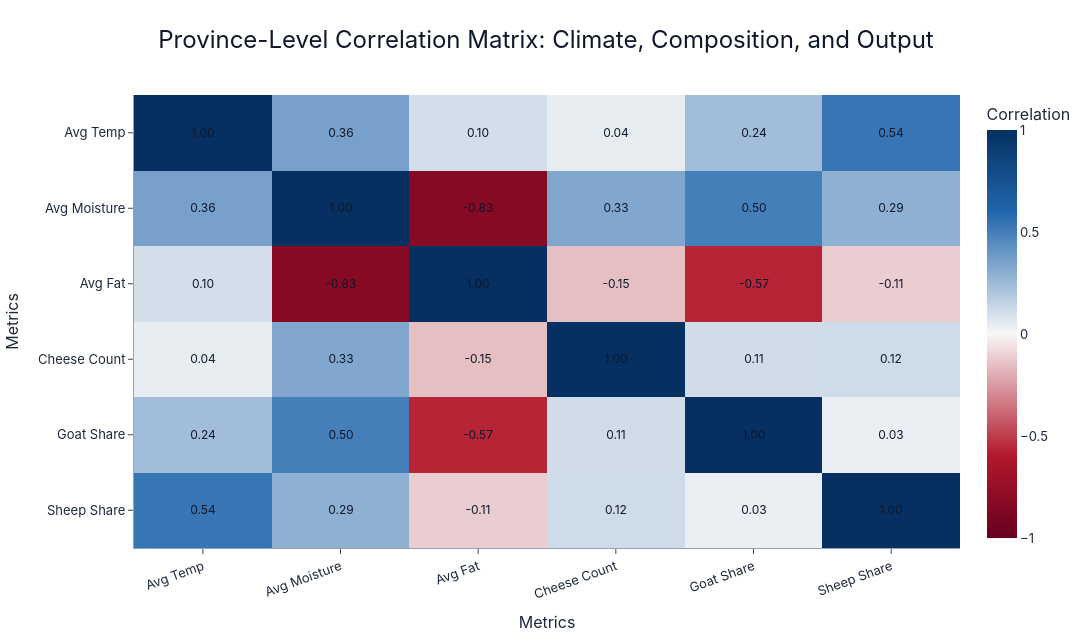

Notebook code for this chart:
### Markdown cell above
## Visualization 3 (Bonus): Advanced Pattern Diagnostics
### Correlation Heatmap (Province-Level Feature Relationships)

- This chart moves from product-level records to **province-level aggregates**.
- It highlights structural relationships among climate, moisture, estimated fat intensity, and product volume.

### Code cell
province_metrics = (
    analysis_df.groupby(["Province", "ProvinceCode"], as_index=False)
    .agg(
        AvgTemperatureC=("AverageAnnualTemperature", "mean"),
        AvgMoisturePct=("MoisturePercent", "mean"),
        AvgFatPct=("FatPercentEstimate", "mean"),
        CheeseCount=("CheeseId", "count"),
        GoatShare=("MilkTypeGroup", lambda s: (s == "Goat").mean()),
        SheepShare=("MilkTypeGroup", lambda s: (s == "Sheep").mean()),
    )
)

corr_cols = [
    "AvgTemperatureC",
    "AvgMoisturePct",
    "AvgFatPct",
    "CheeseCount",
    "GoatShare",
    "SheepShare",
]
label_map = {
    "AvgTemperatureC": "Avg Temp",
    "AvgMoisturePct": "Avg Moisture",
    "AvgFatPct": "Avg Fat",
    "CheeseCount": "Cheese Count",
    "GoatShare": "Goat Share",
    "SheepShare": "Sheep Share",
}

corr_matrix = province_metrics[corr_cols].corr().rename(index=label_map, columns=label_map).round(3)

fig3 = go.Figure(
    data=go.Heatmap(
        z=corr_matrix.values,
        x=corr_matrix.columns,
        y=corr_matrix.index,
        colorscale=[
            [0.0, "#67001f"],
            [0.2, "#b2182b"],
            [0.5, "#f7f7f7"],
            [0.8, "#2166ac"],
            [1.0, "#053061"],
        ],
        zmin=-1,
        zmax=1,
        zmid=0,
        text=corr_matrix.values,
        texttemplate="%{text:.2f}",
        textfont={"size": 12, "color": "#0f172a"},
        hovertemplate="%{y} vs %{x}: %{z:.3f}<extra></extra>",
        colorbar=dict(title="Correlation", tickvals=[-1, -0.5, 0, 0.5, 1]),
    )
)

fig3 = apply_premium_layout(
    fig3,
    title="Province-Level Correlation Matrix: Climate, Composition, and Output",
    x_title="Metrics",
    y_title="Metrics",
)
fig3.update_xaxes(side="bottom", tickangle=-20)
fig3.update_yaxes(autorange="reversed")

fig3.show()

display(province_metrics.sort_values("AvgTemperatureC").round(3))

### Figure 1 — Plotly figure (JSON) as saved in the notebook; plotly's stock layout.template omitted (floating-point values rounded to 4 significant figures)
{"data": [{"colorbar": {"tickvals": [-1, -0.5, 0, 0.5, 1], "title": {"text": "Correlation"}}, "colorscale": [[0.0, "#67001f"], [0.2, "#b2182b"], [0.5, "#f7f7f7"], [0.8, "#2166ac"], [1.0, "#053061"]], "hovertemplate": "%{y} vs %{x}: %{z:.3f}<extra></extra>", "text": [[1.0, 0.359, 0.103, 0.045, 0.238, 0.536], [0.359, 1.0, -0.832, 0.33, 0.498, 0.294], [0.103, -0.832, 1.0, -0.152, -0.567, -0.112], [0.045, 0.33, -0.152, 1.0, 0.109, 0.116], [0.238, 0.498, -0.567, 0.109, 1.0, 0.033], [0.536, 0.294, -0.112, 0.116, 0.033, 1.0]], "textfont": {"color": "#0f172a", "size": 12}, "texttemplate": "%{text:.2f}", "type": "heatmap", "x": ["Avg Temp", "Avg Moisture", "Avg Fat", "Cheese Count", "Goat Share", "Sheep Share"], "y": ["Avg Temp", "Avg Moisture", "Avg Fat", "Cheese Count", "Goat Share", "Sheep Share"], "z": [[1.0, 0.359, 0.103, 0.045, 0.238, 0.536], [0.359, 1.0, -0.832, 0.33, 0.498, 0.294], [0.103, -0.832, 1.0, -0.152, -0.567, -0.112], [0.045, 0.33, -0.152, 1.0, 0.109, 0.116], [0.238, 0.498, -0.567, 0.109, 1.0, 0.033], [0.536, 0.294, -0.112, 0.116, 0.033, 1.0]], "zmax": 1, "zmid": 0, "zmin": -1}], "layout": {"font": {"color": "#1e293b", "family": "Inter, Segoe UI, Arial", "size": 13}, "height": 640, "hoverlabel": {"bgcolor": "white", "bordercolor": "#cbd5e1", "font": {"size": 12}}, "legend": {"orientation": "h", "title": {"text": ""}, "x": 0, "xanchor": "left", "y": 1.02, "yanchor": "bottom"}, "margin": {"b": 80, "l": 75, "r": 35, "t": 95}, "paper_bgcolor": "white", "plot_bgcolor": "#f8fafc", "title": {"font": {"color": "#0f172a", "family": "Inter, Segoe UI, Arial", "size": 24}, "text": "Province-Level Correlation Matrix: Climate, Composition, and Output", "x": 0.5, "xanchor": "center"}, "width": 1180, "xaxis": {"linecolor": "#94a3b8", "showgrid": false, "side": "bottom", "tickangle": -20, "ticks": "outside", "title": {"text": "Metrics"}}, "yaxis": {"autorange": "reversed", "gridcolor": "#dbe2ea", "linecolor": "#94a3b8", "showgrid": true, "ticks": "outside", "title": {"text": "Metrics"}, "zeroline": false}}}
